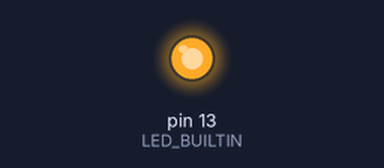
Bench run of a sketch on a simulated Arduino Uno, built with avr-gcc and run on an emulated ATmega328P. Parts: output pins drawn as LEDs (lit = HIGH). What the sketch prints to the serial monitor is not drawn.

Above: at 0.1 s.
Timing chart, 0 to 1.6 s (numbered marks = the images above):
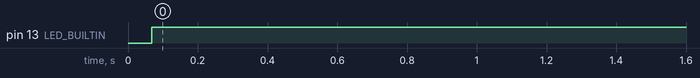

Measured:
- by itself, pin 13 (LED_BUILTIN): LOW → HIGH at 0.07 s

The sketch:

ir.ino
```cpp
#include <IRremote.h>
IRsend irsend;
int i;

void setup() {
  // put your setup code here, to run once:
Serial.begin(9600);
pinMode(LED_BUILTIN,OUTPUT);
}

void loop() {
  // put your main code here, to run repeatedly:
irsend.sendNEC(3899977530,32); //sends message in HEX
Serial.println("CODE SENT"); //prints on serial monitor
for(i=1;i<=3;i++)
{
digitalWrite(LED_BUILTIN,HIGH);// built-in led glows
delay(100);
}
}
```
